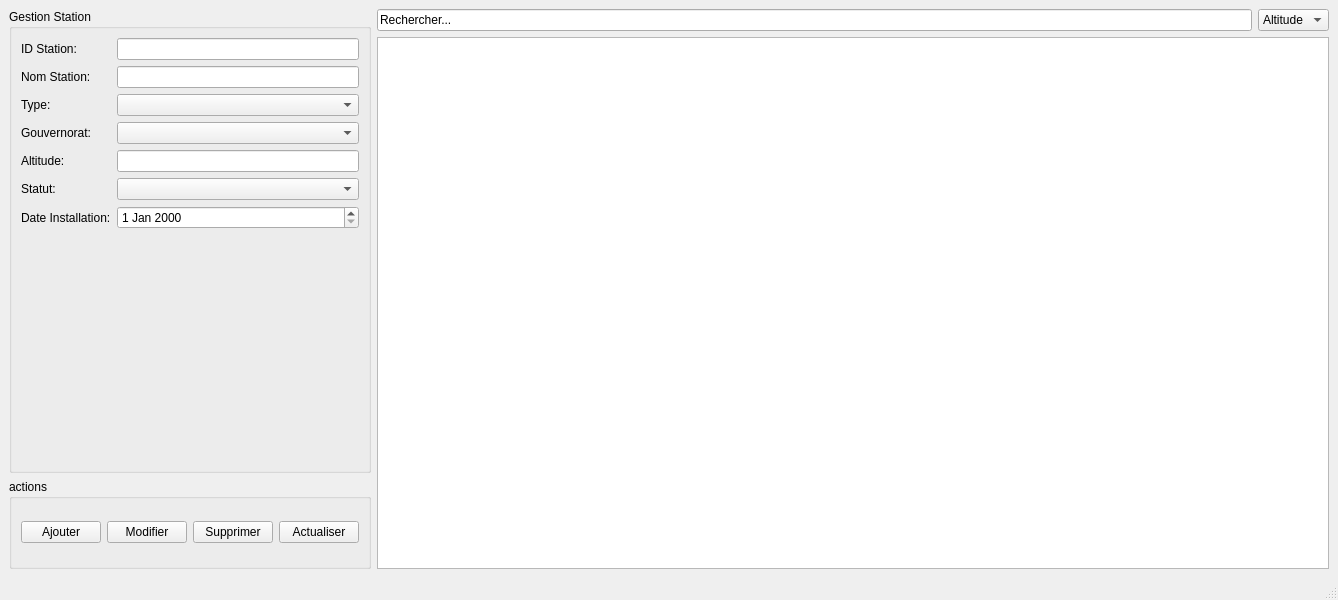
<?xml version="1.0" encoding="UTF-8"?>
<ui version="4.0">
 <class>MainWindow</class>
 <widget class="QMainWindow" name="MainWindow">
  <property name="geometry">
   <rect>
    <x>0</x>
    <y>0</y>
    <width>1338</width>
    <height>600</height>
   </rect>
  </property>
  <property name="windowTitle">
   <string>Smart Weather: Gestion des stations</string>
  </property>
  <widget class="QWidget" name="centralwidget">
   <layout class="QHBoxLayout" name="horizontalLayout_3" stretch="0,2">
    <item>
     <layout class="QVBoxLayout" name="verticalLayout">
      <item>
       <widget class="QGroupBox" name="groupBox">
        <property name="title">
         <string>Gestion Station</string>
        </property>
        <layout class="QFormLayout" name="formLayout">
         <item row="0" column="0">
          <widget class="QLabel" name="label">
           <property name="text">
            <string>ID Station:</string>
           </property>
          </widget>
         </item>
         <item row="0" column="1">
          <widget class="QLineEdit" name="idLineEdit"/>
         </item>
         <item row="1" column="0">
          <widget class="QLabel" name="label_2">
           <property name="text">
            <string>Nom Station:</string>
           </property>
          </widget>
         </item>
         <item row="1" column="1">
          <widget class="QLineEdit" name="nomLineEdit"/>
         </item>
         <item row="2" column="0">
          <widget class="QLabel" name="label_3">
           <property name="text">
            <string>Type:</string>
           </property>
          </widget>
         </item>
         <item row="2" column="1">
          <widget class="QComboBox" name="typeComboBox"/>
         </item>
         <item row="3" column="0">
          <widget class="QLabel" name="label_4">
           <property name="text">
            <string>Gouvernorat:</string>
           </property>
          </widget>
         </item>
         <item row="3" column="1">
          <widget class="QComboBox" name="gouvernoratComboBox"/>
         </item>
         <item row="4" column="0">
          <widget class="QLabel" name="label_5">
           <property name="text">
            <string>Altitude:</string>
           </property>
          </widget>
         </item>
         <item row="4" column="1">
          <widget class="QLineEdit" name="altitudeLineEdit"/>
         </item>
         <item row="5" column="0">
          <widget class="QLabel" name="label_6">
           <property name="text">
            <string>Statut:</string>
           </property>
          </widget>
         </item>
         <item row="5" column="1">
          <widget class="QComboBox" name="statutComboBox"/>
         </item>
         <item row="6" column="0">
          <widget class="QLabel" name="label_7">
           <property name="text">
            <string>Date Installation:</string>
           </property>
          </widget>
         </item>
         <item row="6" column="1">
          <widget class="QDateEdit" name="dateInstallationEdit"/>
         </item>
        </layout>
       </widget>
      </item>
      <item>
       <widget class="QGroupBox" name="groupBox_2">
        <property name="maximumSize">
         <size>
          <width>16777215</width>
          <height>90</height>
         </size>
        </property>
        <property name="title">
         <string>actions</string>
        </property>
        <layout class="QHBoxLayout" name="horizontalLayout">
         <item>
          <widget class="QPushButton" name="btnAjouter">
           <property name="text">
            <string>Ajouter</string>
           </property>
          </widget>
         </item>
         <item>
          <widget class="QPushButton" name="btnModifier">
           <property name="text">
            <string>Modifier</string>
           </property>
          </widget>
         </item>
         <item>
          <widget class="QPushButton" name="btnSupprimer">
           <property name="text">
            <string>Supprimer</string>
           </property>
          </widget>
         </item>
         <item>
          <widget class="QPushButton" name="btnAfficher">
           <property name="text">
            <string>Actualiser</string>
           </property>
          </widget>
         </item>
        </layout>
       </widget>
      </item>
     </layout>
    </item>
    <item>
     <layout class="QVBoxLayout" name="verticalLayout_2">
      <item>
       <layout class="QHBoxLayout" name="horizontalLayout_2">
        <item>
         <widget class="QLineEdit" name="searchLineEdit">
          <property name="text">
           <string>Rechercher...</string>
          </property>
         </widget>
        </item>
        <item>
         <widget class="QComboBox" name="sortComboBox">
          <property name="maximumSize">
           <size>
            <width>150</width>
            <height>16777215</height>
           </size>
          </property>
          <item>
           <property name="text">
            <string>Altitude</string>
           </property>
          </item>
         </widget>
        </item>
       </layout>
      </item>
      <item>
       <widget class="QTableView" name="tableViewStation"/>
      </item>
     </layout>
    </item>
   </layout>
  </widget>
  <widget class="QMenuBar" name="menubar">
   <property name="geometry">
    <rect>
     <x>0</x>
     <y>0</y>
     <width>1338</width>
     <height>26</height>
    </rect>
   </property>
  </widget>
  <widget class="QStatusBar" name="statusbar"/>
 </widget>
 <resources/>
 <connections/>
</ui>
